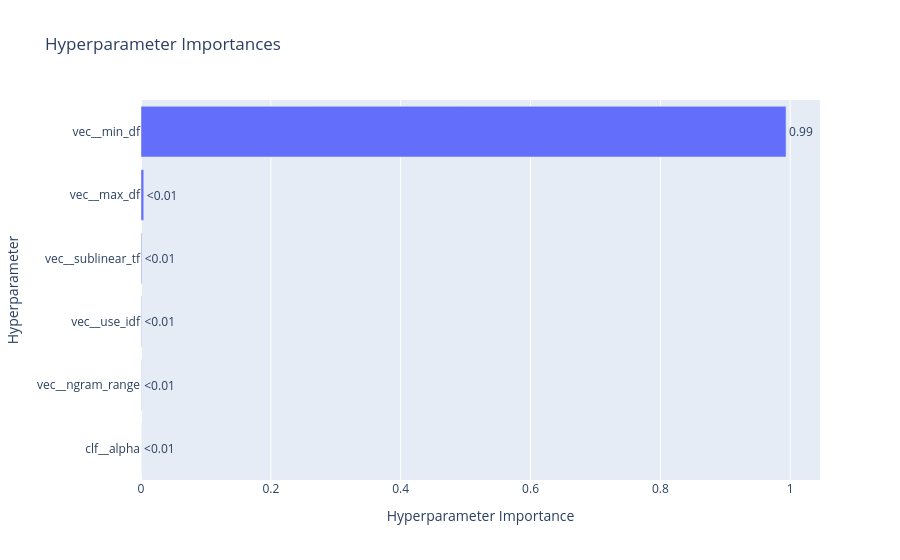

The notebook cell saved with this chart:
### Code cell
plot_param_importances(study)

### Figure 1 — Plotly figure (JSON) as saved in the notebook; plotly's stock layout.template omitted (floating-point values rounded to 4 significant figures)
{"data": [{"cliponaxis": false, "hovertemplate": ["clf__alpha (FloatDistribution): 8.558659372576777e-05<extra></extra>", "vec__ngram_range (CategoricalDistribution): 0.00036900560084853585<extra></extra>", "vec__use_idf (CategoricalDistribution): 0.00066795176252787<extra></extra>", "vec__sublinear_tf (CategoricalDistribution): 0.0010410110258070606<extra></extra>", "vec__max_df (FloatDistribution): 0.004249026237450794<extra></extra>", "vec__min_df (FloatDistribution): 0.99358741877964<extra></extra>"], "name": "Objective Value", "orientation": "h", "text": ["<0.01", "<0.01", "<0.01", "<0.01", "<0.01", "0.99"], "textposition": "outside", "type": "bar", "x": [8.559e-05, 0.000369, 0.000668, 0.001041, 0.004249, 0.9936], "y": ["clf__alpha", "vec__ngram_range", "vec__use_idf", "vec__sublinear_tf", "vec__max_df", "vec__min_df"]}], "layout": {"title": {"text": "Hyperparameter Importances"}, "xaxis": {"title": {"text": "Hyperparameter Importance"}}, "yaxis": {"title": {"text": "Hyperparameter"}}}}
